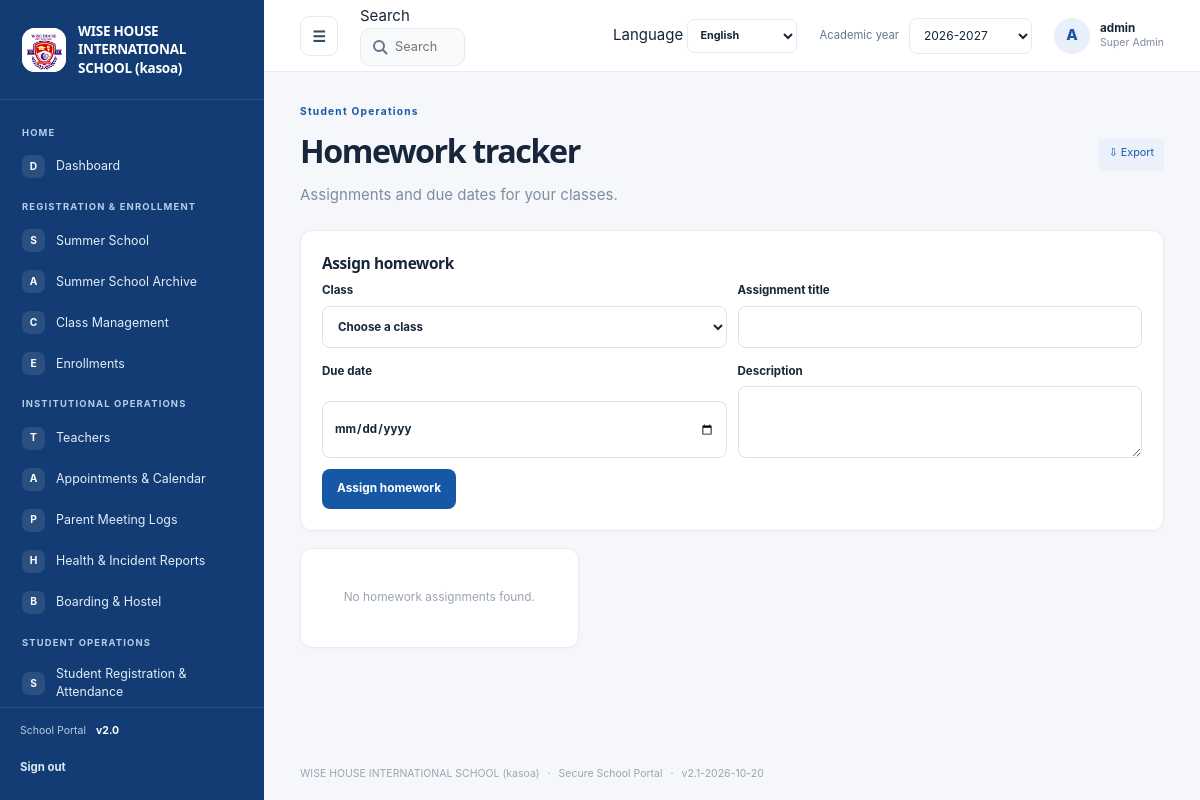
The page /homework (signed in) on the database its author committed.
### tables this page shows
CREATE TABLE settings (
    key TEXT PRIMARY KEY,
    value TEXT NOT NULL
);

CREATE TABLE navigation_items (
    id INTEGER PRIMARY KEY AUTOINCREMENT,
    category TEXT NOT NULL,
    title TEXT NOT NULL,
    icon TEXT NOT NULL DEFAULT 'circle',
    url_endpoint TEXT NOT NULL,
    route_arg TEXT NOT NULL DEFAULT '',
    is_active INTEGER NOT NULL DEFAULT 1 CHECK (is_active IN (0, 1)),
    display_order INTEGER NOT NULL DEFAULT 0
);

CREATE TABLE users (
    id INTEGER PRIMARY KEY AUTOINCREMENT,
    username TEXT NOT NULL UNIQUE,
    password_hash TEXT NOT NULL,
    role TEXT NOT NULL DEFAULT 'manager'
      CHECK (role IN (
        'super_admin', 'admin', 'manager', 'teacher', 'student', 'parent',
        'health_officer', 'boarding_master'
      )),
    email TEXT UNIQUE,
    teacher_id INTEGER REFERENCES teachers(id) ON DELETE CASCADE,
    student_id INTEGER REFERENCES students(id) ON DELETE CASCADE,
    is_active INTEGER NOT NULL DEFAULT 1 CHECK (is_active IN (0, 1))
);

### school_system/views.py (the view, shortened to what this page needs)
@bp.route("/homework", methods=("GET", "POST"))
@roles_required(*STAFF_ROLES, "student", "parent")
def homework():
    _require_module("homework")
    db = get_db()
    user = _current_user()
    teacher = user["role"] == "teacher"
    editable = user["role"] in STAFF_ROLES
    editing_id = request.args.get("edit", type=int)
    editing = None
    query = (
        "SELECT h.id,h.title,h.description,h.due_date,c.name AS course_name FROM homework h "
        "JOIN courses c ON c.id=h.course_id"
    )
    courses_query = "SELECT id,name FROM courses ORDER BY name"
    if teacher:
        query += " WHERE c.teacher_id=?"
        params = (user["teacher_id"],)
        courses = db.execute(courses_query.replace(" ORDER BY", " WHERE teacher_id=? ORDER BY"), params).fetchall()
    else:
        params = ()
        courses = db.execute(courses_query).fetchall()
    records = db.execute(query + " ORDER BY h.due_date", params).fetchall()
    return render_template(
        "homework.html", records=records, editable=editable, courses=courses, editing=editing
    )

### school_system/auth.py (called while the page is built)
@bp.before_app_request
def load_logged_in_user():
    user_id = session.get("user_id")
    if user_id is None:
        session.pop("username", None)
        session.pop("role", None)
        return
    user = get_db().execute(
        "SELECT id, username, role, is_active FROM users WHERE id = ?", (user_id,)
    ).fetchone()
    if user is None or not user["is_active"]:
        session.clear()
    else:
        session["username"] = user["username"]
        session["role"] = user["role"]

def login_required(view):
    @functools.wraps(view)
    def wrapped_view(**kwargs):
        if session.get("user_id") is None:
            return redirect(url_for("auth.login"))
        return view(**kwargs)
    return wrapped_view

def roles_required(*roles):
    def decorator(view):
        @functools.wraps(view)
        @login_required
        def wrapped_view(**kwargs):
            if session.get("role") not in roles:
                abort(403)
            return view(**kwargs)
        return wrapped_view
    return decorator

### school_system/db.py (called while the page is built)
def get_db():
    if "db" not in g:
        g.db = sqlite3.connect(current_app.config["DATABASE"])
        g.db.row_factory = sqlite3.Row
        g.db.execute("PRAGMA foreign_keys = ON")
    return g.db

### school_system/views.py (called while the page is built, shortened)
@bp.app_template_filter("translate")
def translate(text, language="en"):
    if language == "en" or not isinstance(text, str):
        return text

def _module_states(db=None):
    db = db or get_db()
    settings = {
        row["key"]: row["value"]
        for row in db.execute(
            "SELECT key,value FROM settings WHERE key LIKE 'module_%'"
        ).fetchall()
    }
    return {
        name: settings.get("module_" + name, "1" if enabled else "0") == "1"
        for name, enabled in MODULE_DEFAULTS.items()
    }

def _require_module(name):
    if not _module_states().get(name, False):
        abort(404)

def _current_user():
    return get_db().execute(
        "SELECT u.*, t.name AS teacher_name, t.profile_picture AS teacher_picture, "
        "s.name AS student_name, s.profile_picture AS student_picture "
        "FROM users u LEFT JOIN teachers t ON t.id=u.teacher_id "
        "LEFT JOIN students s ON s.id=u.student_id WHERE u.id = ?",
        (session["user_id"],),
    ).fetchone()

### school_system/templates/homework.html (shortened to what this page needs)
{% extends "base.html" %}
{% from "_export_menu.html" import export_menu with context %}
{% block content %}
  <section class="page-title-row"><div><span class="eyebrow">{{ 'Student Operations'|translate(language) }}</span><h1>{{ 'Homework tracker'|translate(language) }}</h1><p class="muted">{{ 'Assignments and due dates for your classes.'|translate(language) }}</p></div>{{ export_menu(url_for('views.export_homework')) }}</section>
  {% if editable %}<section class="portal-card homework-form-card"><h2>{{ ('Edit homework' if editing else 'Assign homework')|translate(language) }}</h2><form method="post" class="homework-form">
    <label>{{ 'Class'|translate(language) }}<select name="course_id" required><option value="">{{ 'Choose a class'|translate(language) }}</option></select></label>
    <label>{{ 'Assignment title'|translate(language) }}<input name="title" required maxlength="160" value="{{ editing.title if editing else '' }}"></label><label>{{ 'Due date'|translate(language) }}<input name="due_date" type="date" required value="{{ editing.due_date if editing else '' }}"></label><label>{{ 'Description'|translate(language) }}<textarea name="description" rows="3">{{ editing.description if editing else '' }}</textarea></label><button type="submit">{{ ('Save changes' if editing else 'Assign homework')|translate(language) }}</button>
  </form></section>{% endif %}
  <section class="homework-grid">{% for record in records %}<article class="portal-card homework-item"><div class="homework-course">{{ record.course_name }}</div><h2>{{ record.title }}</h2><p>{{ record.description or 'No additional instructions.'|translate(language) }}</p><div class="homework-due">{{ 'Due'|translate(language) }} {{ record.due_date }}</div>{% if editable %}<div class="homework-actions"><a href="{{ url_for('views.homework', edit=record.id) }}">{{ 'Edit'|translate(language) }}</a><form method="post" action="{{ url_for('views.delete_homework', homework_id=record.id) }}"><input type="hidden" name="csrf_token" value="{{ csrf_token() }}"><button class="danger-link" type="submit">{{ 'Delete'|translate(language) }}</button></form></div>{% endif %}</article>{% else %}<article class="portal-card card-empty"><p>{{ 'No homework assignments found.'|translate(language) }}</p></article>{% endfor %}</section>
{% endblock %}

### school_system/templates/base.html (shortened to what this page needs)
<!doctype html>
<html lang="{{ language or 'en' }}" dir="{{ 'rtl' if language in ('ar',) else 'ltr' }}">
  <head>
    <link rel="stylesheet" href="{{ url_for('static', filename='style.css') }}">
    <link rel="stylesheet" href="{{ url_for('static', filename='portal.css') }}">
  </head>
  <body class="{% block body_class %}portal-body{% endblock %}">
    {% if session.get('user_id') and not public_page|default(false) %}
      <div class="portal-shell" id="portal-shell">
        <aside class="sidebar" id="sidebar" style="background-color: {{ site_settings.sidebar_color }};">
          <a class="school-brand" href="{{ url_for('views.dashboard') }}">
            <span class="school-logo">
              {% if brand_settings.get('logo_filename') %}
                <img src="{{ url_for('views.uploaded_logo', filename=brand_settings.get('logo_filename')) }}" alt="{{ school_name }} logo">
              {% else %}<span class="logo-mark">W</span>{% endif %}
            </span>
            <span class="school-name">{{ school_name }}</span>
          </a>
          <div class="sidebar-scroll" data-scroll-keep="sidebar" data-scroll-global>
            {% set nav_state = namespace(category=None) %}
            {% for item in nav_items %}
              {% if item.category != nav_state.category %}
                {% if not loop.first %}</section>{% endif %}
                <section class="nav-group"><p class="nav-heading">{{ item.category }}</p>
                {% set nav_state.category = item.category %}
              {% endif %}
              <a class="nav-link {% if request.endpoint == item.url_endpoint and (not item.get('resource') or request.view_args.get('resource') == item.get('resource')) %}active{% endif %}"
                href="{{ url_for(item.url_endpoint, resource=item.resource) if item.get('resource') else url_for(item.url_endpoint, module=item.module) if item.get('module') else url_for(item.url_endpoint) }}">
                <span class="nav-icon" aria-hidden="true">{{ item.icon[:1]|upper }}</span><span>{{ item.title }}</span>
              </a>
            {% endfor %}
            {% if nav_items %}</section>{% endif %}
          </div>
          <div class="sidebar-footer">
            <span class="sidebar-version">School Portal <b>v2.0</b></span>
            <form action="{{ url_for('auth.logout') }}" method="post">
              <button class="sidebar-logout" type="submit">{{ 'Sign out'|translate(language) }}</button>
            </form>
          </div>
        </aside>
        <div class="portal-main">
          <header class="topbar">
            <button class="icon-button menu-toggle" id="menu-toggle" type="button" aria-label="Toggle navigation" aria-expanded="true">☰</button>
            {% include "_global_search.html" %}
            <form class="language-select" method="post" action="{{ url_for('views.change_language') }}">
              <label for="portal-language" class="sr-only">Language</label>
              <select id="portal-language" name="language" aria-label="Language" onchange="this.form.submit()">
                {% for code, label in languages.items() %}
                  <option value="{{ code }}" {% if language == code %}selected{% endif %}>{{ label }}</option>
                {% endfor %}
              </select>
            </form>
            <form class="year-select" method="get" action="{{ url_for('views.dashboard') }}">
              <label for="academic-year">{{ 'Academic year'|translate(language) }}</label>
              <select id="academic-year" name="year" onchange="this.form.submit()">
                {% set year = request.args.get('year', academic_year) %}
                {% for option in academic_year_options %}
                  <option value="{{ option }}" {% if year == option %}selected{% endif %}>{{ option }}</option>
                {% endfor %}
              </select>
            </form>
            <a class="profile-chip" href="{{ url_for('views.profile') }}" aria-label="User profile">
              <span class="avatar">{{ session.get('username', 'U')[:1]|upper }}</span>
              <span class="profile-copy"><b>{{ session.get('username') }}</b><small>{{ role_label }}</small></span>
            </a>
          </header>
          <main class="page-content">
            {% block content %}{% endblock %}
          </main>
          <footer class="page-footer">{{ school_name }} <span>·</span> Secure School Portal <span>·</span> v{{ app_version }}</footer>
        </div>
      </div>
    {% else %}
      {% for category, message in get_flashed_messages(with_categories=true) %}
        <p class="flash {{ category }} login-flash" role="status">{{ message|translate(language) }}</p>
      {% endfor %}
      {% block public_content %}{% endblock %}
    {% endif %}
  </body>
</html>

### school_system/templates/_export_menu.html (shortened to what this page needs)
{% macro export_menu(url, label=None) %}
  <details class="export-menu">
    <summary class="button-small secondary-button">⇩ {{ (label or 'Export')|translate(language) }}</summary>
  </details>
{% endmacro %}

### school_system/templates/_global_search.html (shortened to what this page needs)
<div class="global-search" role="search">
  <label for="global-search-input" class="sr-only">{{ 'Search'|translate(language) }}</label>
  <input id="global-search-input" type="search" autocomplete="off" maxlength="60"
    placeholder="{{ 'Search students, teachers, pages…'|translate(language) }}" aria-controls="gs-panel" aria-expanded="false">
</div>

### school_system/static/portal.css (style rules this page uses)
.sidebar-logout { width:100%;min-height:34px;justify-content:flex-start;margin-top:12px;padding:6px 0;background:transparent;color:#dce9f7;font-size:.76rem }
.language-select select { min-height:34px;padding:5px 8px;border:1px solid var(--line);border-radius:7px;background:#fff;color:var(--ink);font-size:.72rem;font-weight:700 }
.secondary-button { min-height:32px;padding:6px 10px;background:#eaf1fa;color:var(--primary);font-size:.72rem }

### school_system/templates/_global_search.html (style rules this page uses)
.global-search { position:relative;flex:1;min-width:0;max-width:460px }
.global-search input { width:100%;min-height:38px;padding:7px 12px 7px 34px;border:1px solid var(--line,#e4e7ec);border-radius:10px;font:inherit;font-size:.85rem;color:var(--ink,#101828) }

### school_system/templates/_export_menu.html (style rules this page uses)
.export-menu { position:relative;display:inline-block }
.export-menu summary { list-style:none;cursor:pointer }

### rows shown on the page
settings: value (picture)
settings: value "WISE HOUSE INTERNATIONAL SCHOOL (kasoa)"
navigation_items: category "HOME", icon "D", title "Dashboard"
navigation_items: category "REGISTRATION & ENROLLMENT", icon "S", title "Summer School"
navigation_items: icon "A", title "Summer School Archive"
navigation_items: icon "C", title "Class Management"
navigation_items: icon "E", title "Enrollments"
navigation_items: category "INSTITUTIONAL OPERATIONS", icon "T", title "Teachers"
navigation_items: icon "A", title "Appointments & Calendar"
navigation_items: icon "P", title "Parent Meeting Logs"
navigation_items: icon "H", title "Health & Incident Reports"
navigation_items: icon "B", title "Boarding & Hostel"
navigation_items: category "STUDENT OPERATIONS", icon "S", title "Student Registration & Attendance"
settings: value "Sign out", value "Search", value "Search students, teachers, pages…", language "English", value "Academic year", value "Student Operations", value "Homework tracker", value "Assignments and due dates for your classes.", value "Export", value "Assign homework", value "Class", course_id "Choose a class", value "Assignment title", value "Due date", value "Description", value "No homework assignments found."
settings: year "2026-2027"
users: username "A", get "admin"

### other values the page prints
{{ role_label }} "Super Admin"
{{ app_version }} "2.1-2026-10-20"
